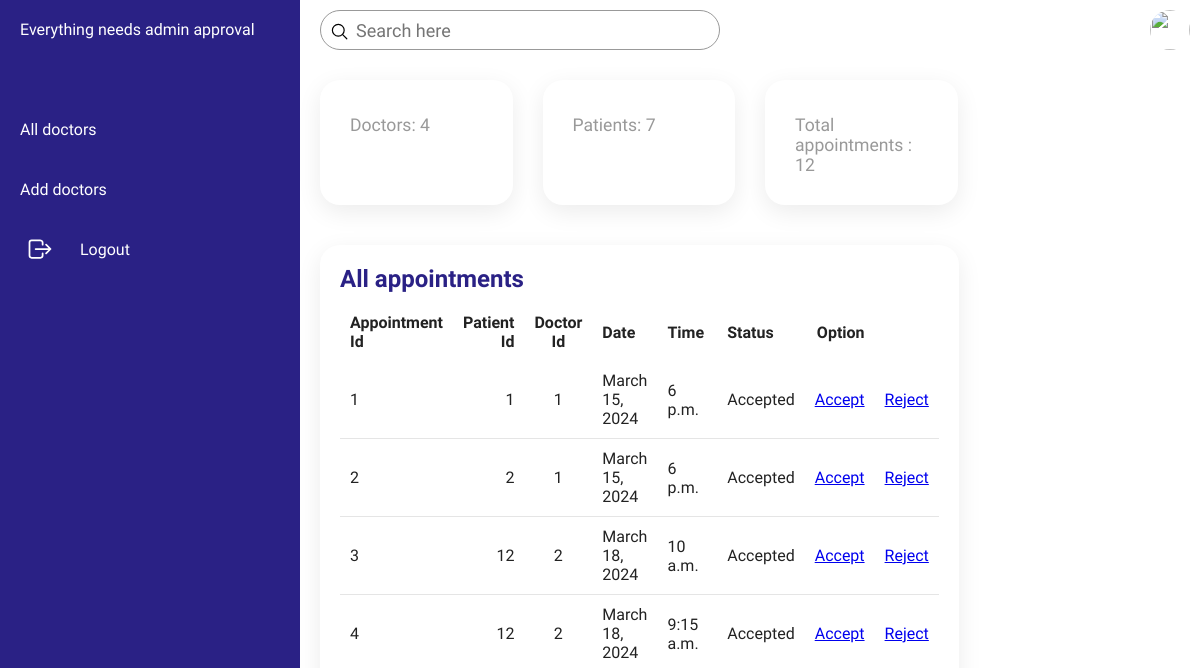
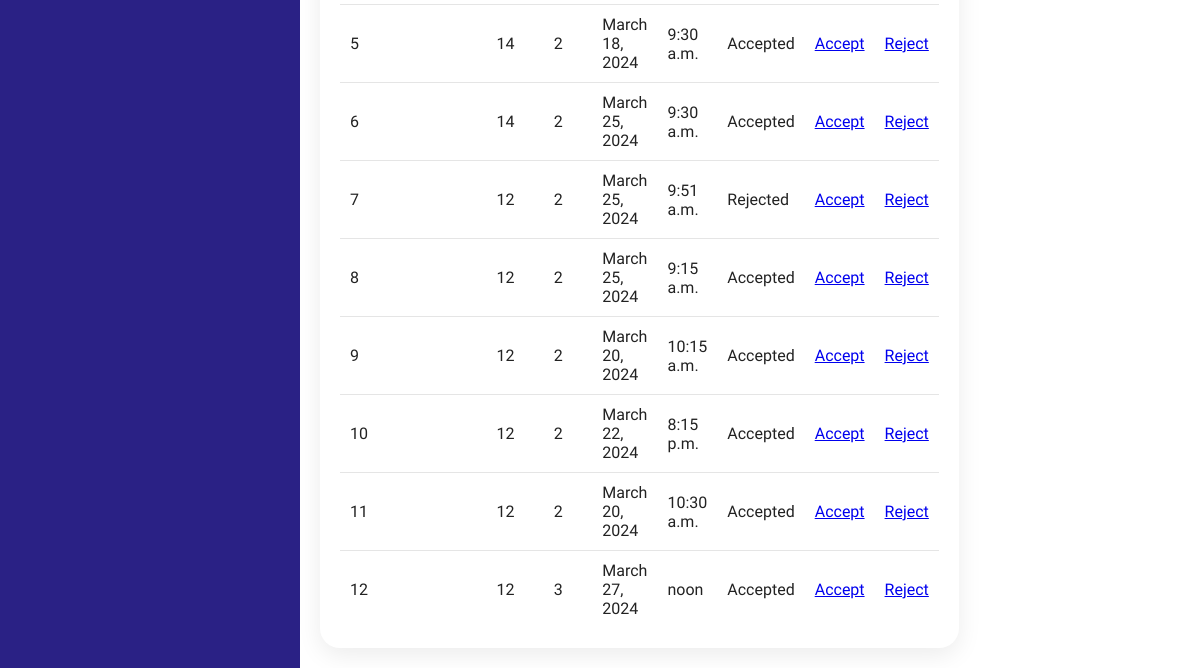
Before: /adminhome/ with the older database file (2 pictures, top to bottom).
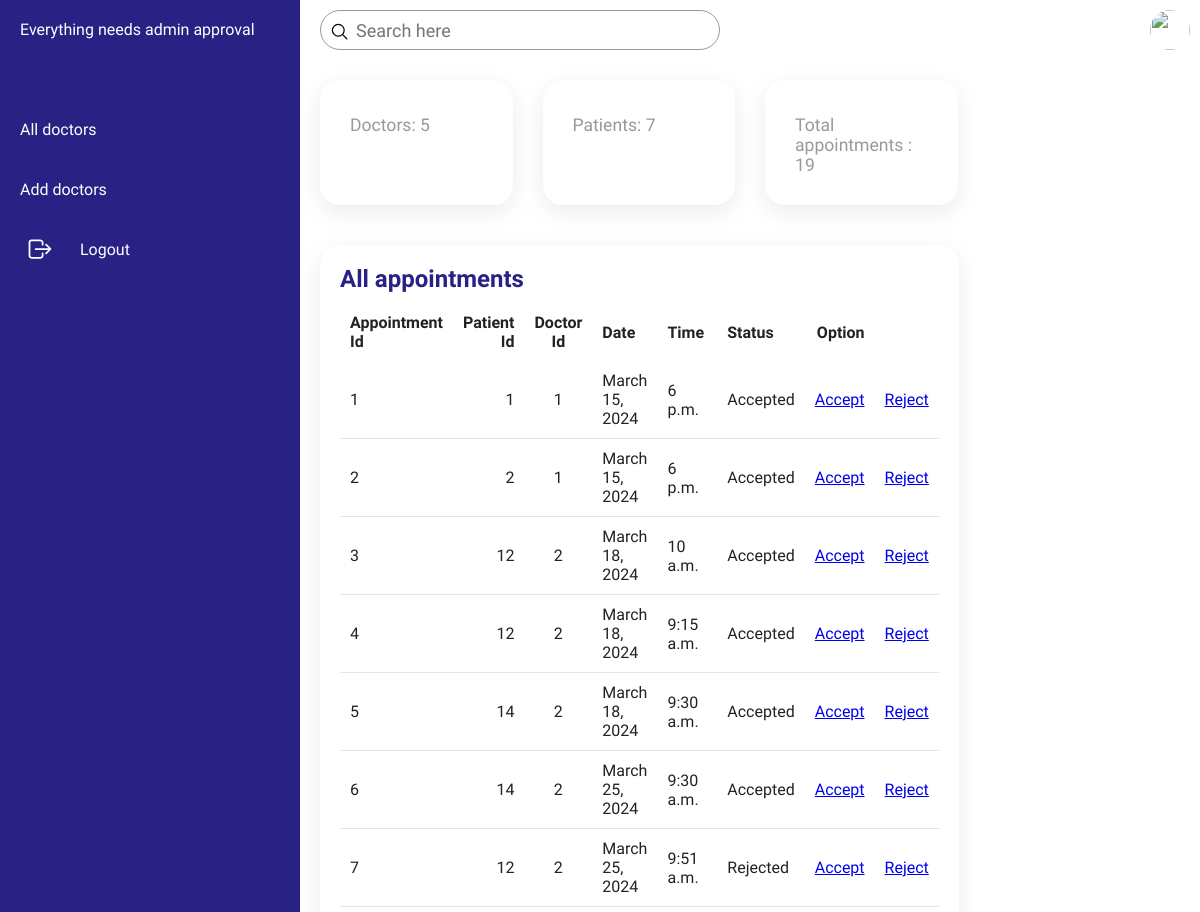
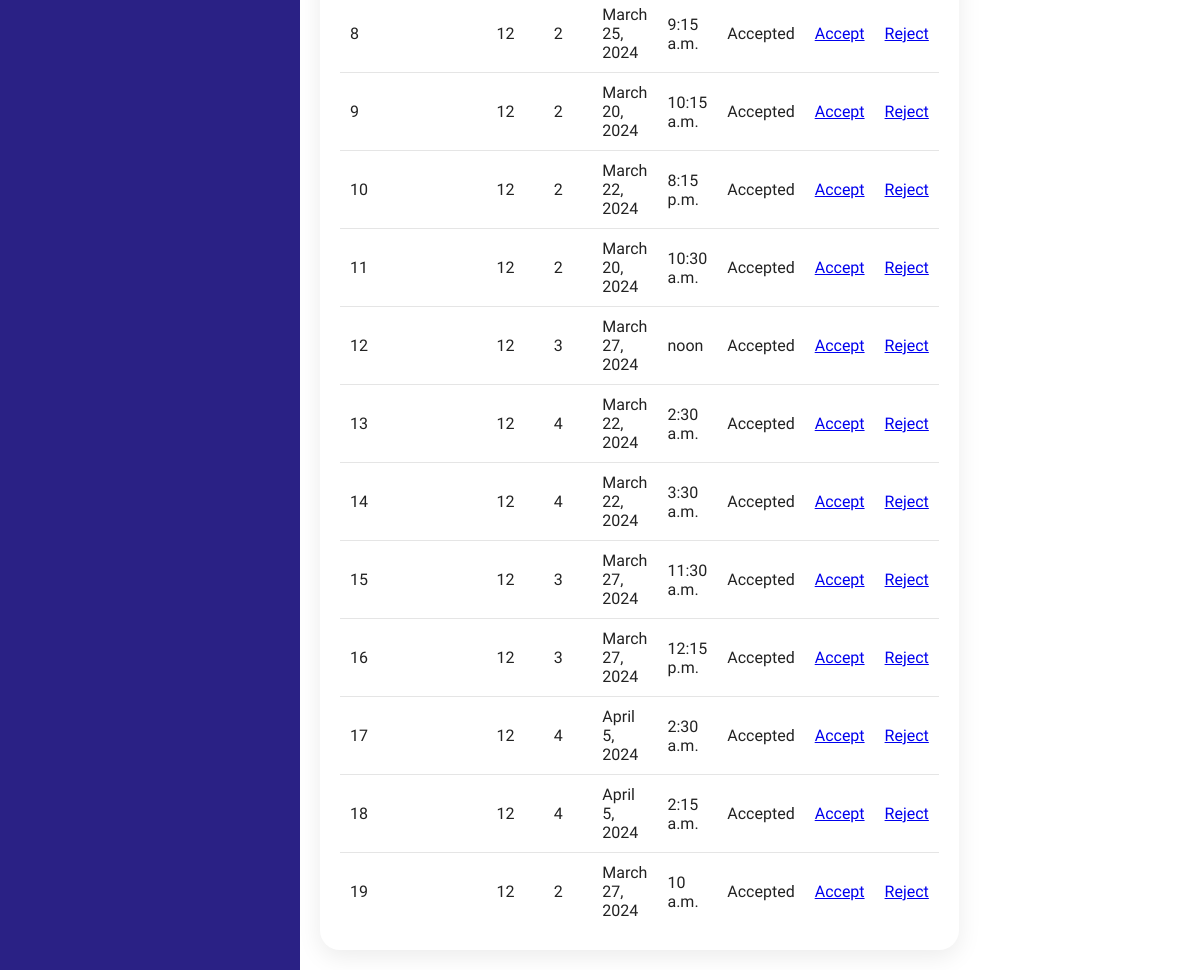
After: the same page with the newer database file (2 pictures, top to bottom).
### ODBS/models.py (models this page shows, shortened)
class appointment(models.Model):
    appid=models.BigAutoField(primary_key=True)
    patid=models.ForeignKey(Patient,on_delete=models.CASCADE,null=True)
    docid=models.ForeignKey(Doctor,on_delete=models.CASCADE,null=True)
    date=models.DateField(max_length=50,null=True)
    starttime=models.TimeField(max_length=50,null=True)
    status=models.CharField(max_length=50,default="Pending")

class Patient(models.Model):
    user=models.ForeignKey(User,on_delete=models.CASCADE)
    patid=models.BigAutoField(primary_key=True)
    gender=models.CharField(max_length=10, default="Male")
    address=models.CharField(max_length=50,null=True)
    age=models.CharField(max_length=10,null=True)
    contactno=models.CharField(max_length=10,null=True)
    bloodgroup=models.CharField(max_length=50,null=True)
    docid=models.ForeignKey(Doctor,on_delete=models.CASCADE,null=True)
    def __str__(self):
        return str(self.pk)

class Doctor(models.Model):
    user=models.ForeignKey(User,on_delete=models.CASCADE)
    docid=models.BigAutoField(primary_key=True)
    contactno=models.CharField(max_length=50,null=True)
    qualification=models.CharField(max_length=50,null=True)
    specialist=models.CharField(max_length=50,null=True)
    day1=models.CharField(max_length=10,null=True)
    day2=models.CharField(max_length=10,null=True)
    day3=models.CharField(max_length=10,null=True)
    time1=models.CharField(max_length=10,null=True)
    time2=models.CharField(max_length=10,null=True)
    time3=models.CharField(max_length=10,null=True)
    dept=models.CharField(max_length=10,null=True)
    def __str__(self):
        return str(self.pk)

### ODBS/views.py (the view)
# urls.py: path('adminhome/', adminhome,name="adminhome"),
def adminhome(request):
    app=appointment.objects.all()
    pat=Patient.objects.all()
    doc=Doctor.objects.all()
    doccount=doc.count()
    patcount=pat.count()
    appointmentcount=appointment.objects.all().count()
    return render(request,"adminhome.html",locals())

### ODBS/Templates/adminhome.html (shortened to what this page needs)
{% load static %}
<!DOCTYPE html>
<html lang="en">
<head>
    <link rel="stylesheet" href="/static/css/admin_approval2.css">
</head>
<body>
    <div class="container">
        <div class="navigation">
            <ul>
                <li>
                    <a href="#">
                        <span class="title">Everything needs admin approval</span>
                    </a>
                </li>
                <li>
                    <a href="/viewalldoctor">
                        <span class="title">All doctors</span>
                    </a>
                </li>
                <li>
                    <a href="/adddoctor">
                        <span class="title">Add doctors</span>
                    </a>
                </li>
                <li>
                    <a href="/adminlogout" onclick="return confirm('Are you sure you want to Logout? click on ok to continue.');">
                        <span class="icon">
                            <ion-icon name="log-out-outline"></ion-icon>
                        </span>
                        <span class="title"> Logout</span>
                    </a>
                </li>
            </ul>
        </div>
        <div class="main">
            <div class="topbar">
                <div class="search">
                    <label>
                        <input type="text" placeholder="Search here">
                        <ion-icon name="search-outline"></ion-icon>
                    </label>
                </div>
                <div class="user">
                    <img src="assets/imgs/customer01.jpg" alt="">
                </div>
            </div>
            <div class="cardBox">
                <div class="card">
                    <div>
                        <div class="cardName">Doctors: {{doccount}}</div>
                    </div>
                </div>
                <div class="card">
                    <div>
                        <div class="cardName">Patients: {{patcount}}
                        </div>
                    </div>
                </div>
                <div class="card">
                    <div>
                        <div class="cardName">Total appointments : {{appointmentcount}}</div>
                    </div>
                </div>
            </div>
            <div class="details">
                <div class="recentOrders">
                    <div class="cardHeader">
                        <h2>All appointments</h2>
                    </div>
                    <table id="example">
                        <thead>
                                <tr>
                                    <td>Appointment Id</td>
                                    <td>Patient Id</td>
                                    <td>Doctor Id</td>
                                    <td>Date</td>
                                    <td>Time</td>
                                    <td>Status</td>
                                    <td>Option</td>
                                </tr>
                            </thead>
                            <tbody>
                                {% for i in app%}
                                <tr>
                                    <td>{{i.appid}}</td>
                                    <td>{{i.patid}}</td>
                                    <td>{{i.docid}}</td>
                                    <td>{{i.date}}</td>
                                    <td>{{i.starttime}}</td>
                                    <td>{{i.status}}</td>
                                    <td style="color:#2aafe8"><a href="/acceptappointment/{{i.appid}}" class="btn">Accept</a></td>
                                    <td style="color:#2aafe8"><a href="/rejectappointment/{{i.appid}}" class="btn">Reject</a></td>
                                </tr>
                                {% endfor %}
                            </tbody>
                    </table>
                </div>
                </div>
            </div>
        </div>
</body>
</html>

Changed rows visible on the page:
added appointment: appid "13", patid "12", docid "4", date "March 22, 2024", starttime "2:30 a.m.", status "Accepted"
added appointment: appid "14", patid "12", docid "4", date "March 22, 2024", starttime "3:30 a.m.", status "Accepted"
added appointment: appid "15", patid "12", docid "3", date "March 27, 2024", starttime "11:30 a.m.", status "Accepted"
added appointment: appid "16", patid "12", docid "3", date "March 27, 2024", starttime "12:15 p.m.", status "Accepted"
added appointment: appid "17", patid "12", docid "4", date "April 5, 2024", starttime "2:30 a.m.", status "Accepted"
added appointment: appid "18", patid "12", docid "4", date "April 5, 2024", starttime "2:15 a.m.", status "Accepted"
added appointment: appid "19", patid "12", docid "2", date "March 27, 2024", starttime "10 a.m.", status "Accepted"
Other visible differences:
{{ doccount }}: "4" → "5"
{{ appointmentcount }}: "12" → "19"
